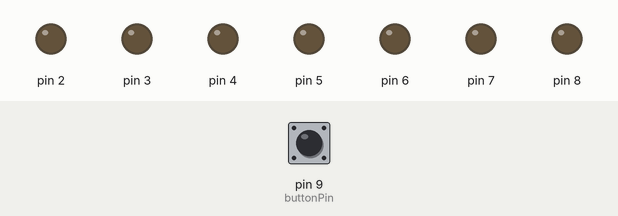
The sketch below on a simulated Arduino Uno, built with avr-gcc and run on an emulated ATmega328P. Parts: output pins drawn as LEDs (lit = HIGH). Dashed ring = blinking. The test bench sets the inputs (shaded band); at power-on: pin 9 (buttonPin) HIGH. Random numbers use the default seed unless the sketch sets one.

Above: at 1.2 s.
1.3 s: pin 9 (buttonPin) pulled LOW for 3.2 s
At 3.42 s:
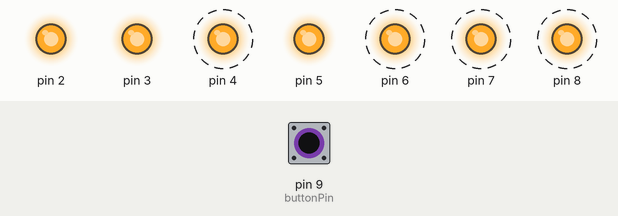
At 5.04 s:
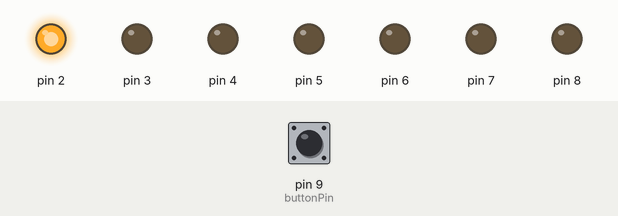
6.2 s: pin 9 (buttonPin) pulled LOW for 0.15 s
At 8.0 s:
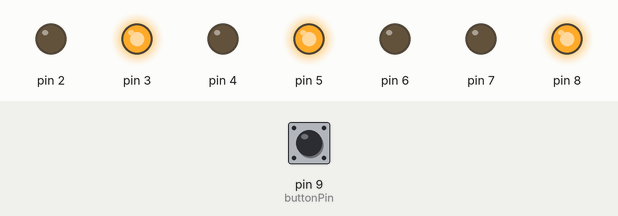
9.3 s: pin 9 (buttonPin) pulled LOW for 1 s
13.3 s: pin 9 (buttonPin) pulled LOW for 0.15 s
Timing chart, 0 to 20.4 s (numbered marks = the images above; inputs shaded):
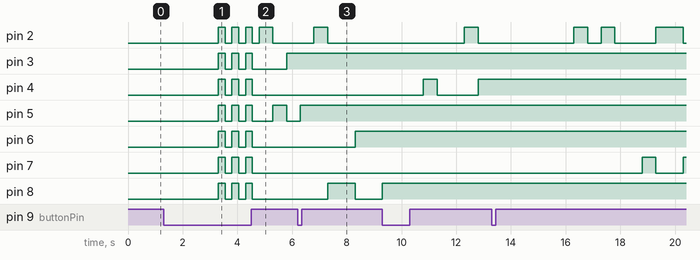

Measured:
- after the input at 1.3 s, pin 2: goes 3 × (HIGH 0.25 s, LOW 0.25 s), HIGH 0.50 s, then LOW, starting after 2.0 s; pin 3: LOW → HIGH after 2.0 s, then repeats every 0.50 s: LOW 0.25 s, HIGH 0.25 s

The sketch:

Projeto.ino
```cpp
const int buttonPin = 9;                // Pino onde o botão está conectado
const int blinkDelay = 250;              // Tempo de cada pisca
const unsigned long delayLED = 500;      // Tempo que cada LED fica ligado
const unsigned long debounceDelay = 50;  // Delay para debouncing
bool gameStarted = false;                // Estado do jogo
unsigned long pressStartTime = 0;        // Tempo de início da pressão
unsigned long ledStartTime = 0;          // Armazena o tempo de início do LED aceso
int activeLED = -1;                      // LED atualmente aceso
unsigned long lastButtonPressTime = 0;   // Para controle de debounce do botão

bool led2 = false;
bool led3 = false;
bool led4 = false;
bool led5 = false;
bool led6 = false;
bool led7 = false;
bool led8 = false;

// Verificadores: se acertou fica true
bool acert2 = false;
bool acert3 = false;
bool acert4 = false;
bool acert5 = false;
bool acert6 = false;
bool acert7 = false;
bool acert8 = false;

void setup() {
  pinMode(buttonPin, INPUT_PULLUP);
  for (int i = 2; i < 9; i++) {  // Apagar todos os LEDs inicialmente
    pinMode(i, OUTPUT);
    digitalWrite(i, LOW);
  }
  randomSeed(analogRead(0));  // Gera números aleatórios
}

void loop() {
  if (primir2sec()) {
    if (!gameStarted) {
      startGame();  // Inicia o jogo se ainda não começou
    } else {
      resetGame();  // Reinicia o jogo se já está em andamento
      return;
    }
  }
  if (gameStarted) {
    ronda();
  }
}

// Iniciar o jogo
void startGame() {
  blinkAllLEDs(3);  // Piscar todos os LEDs 3 vezes
  gameStarted = true;
  resetLEDs();
  selectRandomLED();
}

// Reiniciar o jogo
void resetGame() {
  resetLEDs();
  blinkAllLEDs(2);  // Piscar todos os LEDs 2 vezes
  gameStarted = false;
}

// Verifica se botão foi pressionado por 2 segundos
bool primir2sec() {
  if (millis() - lastButtonPressTime < debounceDelay) {
    return false;
  }
  if (digitalRead(buttonPin) == LOW) {
    if (pressStartTime == 0) {
      pressStartTime = millis();
    } else if (millis() - pressStartTime >= 2000) {
      lastButtonPressTime = millis();
      pressStartTime = 0;
      return true;
    }
  } else {
    pressStartTime = 0;
  }

  return false;
}

// Função para piscar todos os LEDs uma quantidade de vezes especificada
void blinkAllLEDs(int times) {
  for (int i = 0; i < times; i++) {
    toggleAllLEDs(HIGH);
    delay(blinkDelay);
    toggleAllLEDs(LOW);
    delay(blinkDelay);
  }
}

// Função para alternar o estado de todos os LEDs
void toggleAllLEDs(int state) {
  for (int i = 2; i < 9; i++) {
    digitalWrite(i, state);
  }
}

void resetLEDs() {
  // Desliga todos os LEDs
  for (int i = 2; i < 9; i++) {
    digitalWrite(i, LOW);
  }

  led2 =false;
  led3 =false;
  led4 =false;
  led5=false;
  led6=false;
  led7=false;
  led8 = false;


  acert2 =false;
  acert3=false;
  acert4 =false;
  acert5 =false;
  acert6=false;
  acert7 =false;
  acert8 = false;
  activeLED = -1;
}

void selectRandomLED() {
  activeLED = random(2, 9);  // Seleciona um LED aleatório entre 2 e 8 pinos onde fiz as ligacoes
  switch (activeLED) {
    case 2: led2 = true; break;
    case 3: led3 = true; break;
    case 4: led4 = true; break;
    case 5: led5 = true; break;
    case 6: led6 = true; break;
    case 7: led7 = true; break;
    case 8: led8 = true; break;
  }

  digitalWrite(activeLED, HIGH);
  ledStartTime = millis();
}

void ronda() {
  if (millis() - ledStartTime >= delayLED) {
    apagarAtivo();

    if (checkVictory()) {//verifica se ganhou caso n ganhe seleciona outro led
      blinkAllLEDs(3);
      resetGame();
    } else {
      selectRandomLED();
    }
  } else if (digitalRead(buttonPin) == LOW) {
    if (millis() - lastButtonPressTime >= debounceDelay) {//verifica se foi um click rapido
      meteAtivo();
      lastButtonPressTime = millis();
    }
  }
}
//apaga o LED ativo se não tiver sido acertado

void apagarAtivo() {
  if (!acertou(activeLED)) {
    digitalWrite(activeLED, LOW);
  }
  switch (activeLED) {
    case 2: led2 = false; break;
    case 3: led3 = false; break;
    case 4: led4 = false; break;
    case 5: led5 = false; break;
    case 6: led6 = false; break;
    case 7: led7 = false; break;
    case 8: led8 = false; break;
  }
}

void meteAtivo() {//mete os ledes ativos (index chamadou na outra func)
  switch (activeLED) {
    case 2: acert2 = true; break;
    case 3: acert3 = true; break;
    case 4: acert4 = true; break;
    case 5: acert5 = true; break;
    case 6: acert6 = true; break;
    case 7: acert7 = true; break;
    case 8: acert8 = true; break;
  }
}

bool acertou(int led) {// verifica se acertou
  switch (led) {
    case 2: return acert2;
    case 3: return acert3;
    case 4: return acert4;
    case 5: return acert5;
    case 6: return acert6;
    case 7: return acert7;
    case 8: return acert8;
  }
  return false;
}

bool checkVictory() {

  return (acert2 && acert3 && acert4 && acert5 && acert6 && acert7 && acert8);
}
```
